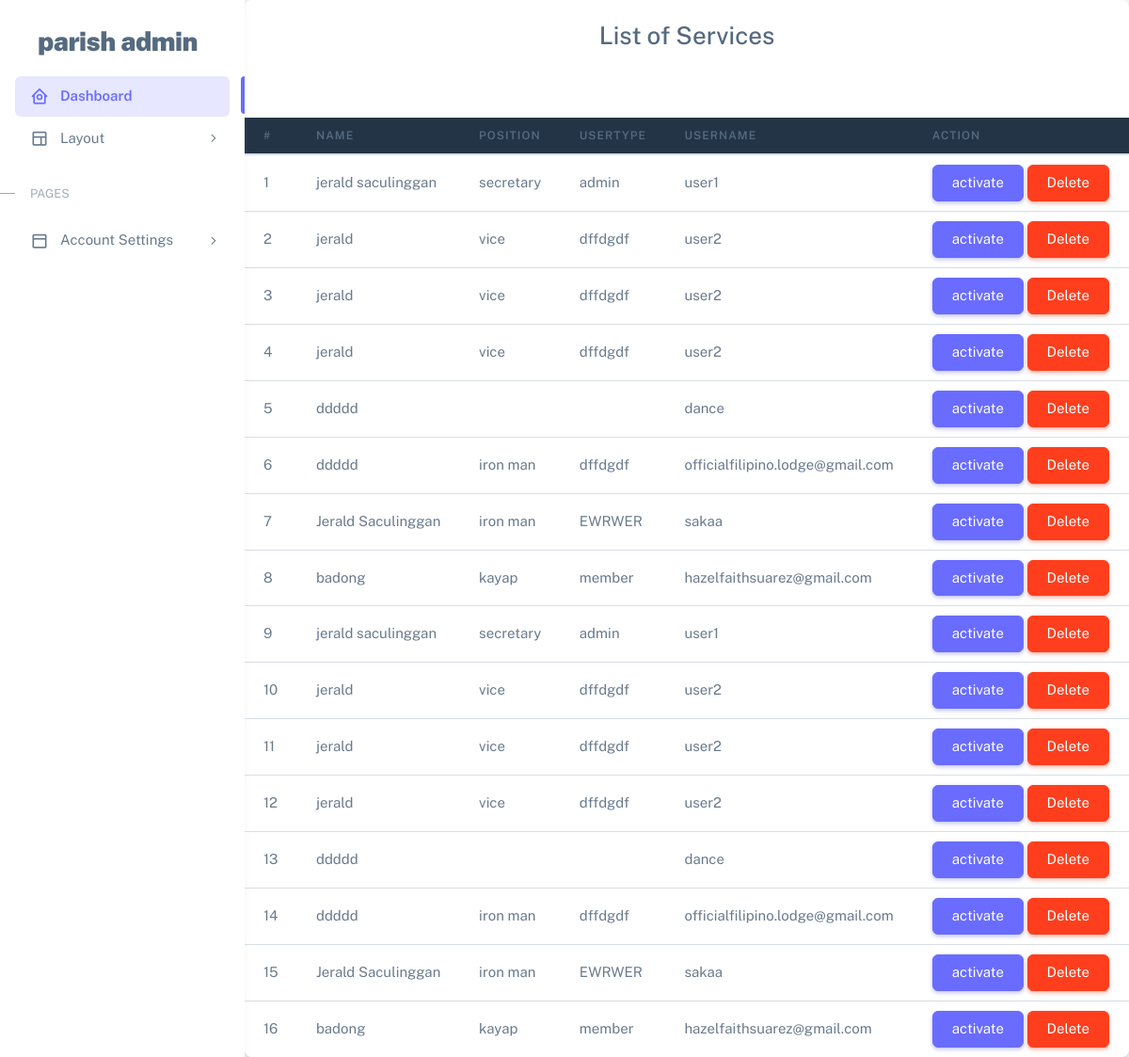
Screenshot of /html/accountlist.php with the database file from the repository.
### tables this page shows
CREATE TABLE `account` (
  `id` int(11) NOT NULL,
  `name` text DEFAULT NULL,
  `position` text DEFAULT NULL,
  `usertype` text DEFAULT NULL,
  `username` varchar(50) DEFAULT NULL,
  `password` varchar(50) DEFAULT NULL,
  `status` int(11) DEFAULT 1
);

### html/accountlist.php (the view, shortened to what this page needs)
<!DOCTYPE html>
<html
  lang="en"
  class="light-style layout-menu-fixed"
  dir="ltr"
  data-theme="theme-default"
  data-assets-path="../assets/"
  data-template="vertical-menu-template-free"
>
  <head>
    <link rel="stylesheet" href="../assets/vendor/fonts/boxicons.css" />
    <link rel="stylesheet" href="../assets/vendor/css/core.css" class="template-customizer-core-css" />
    <link rel="stylesheet" href="../assets/vendor/css/theme-default.css" class="template-customizer-theme-css" />
    <link rel="stylesheet" href="../assets/css/demo.css" />
    <link rel="stylesheet" href="../assets/vendor/libs/perfect-scrollbar/perfect-scrollbar.css" />
  </head>
  <body>
    <div class="layout-wrapper layout-content-navbar">
      <div class="layout-container">
        <aside id="layout-menu" class="layout-menu menu-vertical menu bg-menu-theme">
          <div class="app-brand demo">
            <a href="index.html" class="app-brand-link">
              <span class="app-brand-text demo menu-text fw-bolder ms-2">Parish Admin</span>
            </a>
          </div>
          <ul class="menu-inner py-1">
            <li class="menu-item active">
              <a href="index.html" class="menu-link">
                <i class="menu-icon tf-icons bx bx-home-circle"></i>
                <div data-i18n="Analytics">Dashboard</div>
              </a>
            </li>
            <li class="menu-item">
              <a href="javascript:void(0);" class="menu-link menu-toggle">
                <i class="menu-icon tf-icons bx bx-layout"></i>
                <div data-i18n="layout">Layout</div>
              </a>
            </li>
            <li class="menu-header small text-uppercase">
              <span class="menu-header-text">Pages</span>
            </li>
            <li class="menu-item">
              <a href="javascript:void(0);" class="menu-link menu-toggle">
                <i class="menu-icon tf-icons bx bx-dock-top"></i>
                <div data-i18n="Account Settings">Account Settings</div>
              </a>
            </li>
          </ul>
        </aside>
        <div class="layout-page">
          <div class="content-wrapper">
 <div class="card">
<h3 class="card-header text-center">List of Services</h3>
<div class="card-header">
</div>
<div class="card">
  <div class="table-responsive text-nowrap">
    <table class="table">
      <thead class="table-dark">
      <tr>
                       <th>#</th>
                       <th>name</th>
                       <th>position</th>
                       <th>usertype</th>
                       <th>username</th>
                       <th>Action</th>
                     </tr>
                   </thead>
                   <tbody class="table-border-bottom-0">
                   <?php
                require_once "config.php";
                $result = mysqli_query($conn,"SELECT * FROM account ");
                if (mysqli_num_rows($result) > 0) {
            ?>
               <?php
                         $i=0;
                         while($row = mysqli_fetch_array($result)) {
                     ?>
                   <tr>
                   <td><?php echo $i+1; ?></td>
                    <td><?php echo $row["name"];?> </td>
                    <td><?php echo $row["position"]; ?></td>
                    <td><?php echo $row["usertype"]; ?></td>
                    <td><?php echo $row["username"]; ?></td>
                    <td>
                    <a href="activeacc.php?id=<?php echo $row["id"];?>&&stat=<?php echo $row["status"];?>" title='diactivate'><span  class="btn btn-primary"><?php if($row['status']==1){echo "activate";} else { echo "diactivate";} ?></span></a>
                    <a href="deleteacc.php?id=<?php echo $row["id"];?>" onclick="return confirm('Are you sure to delete?')" ><button type="button" name="delete" class="btn btn-danger deletebtn">Delete</button></td>
                   </tr>
<?php
               $i=$i+1;
           }
           }
           else{
           echo "No result found";
           }
?>
                   </tbody>
                 </table>
               </div>
             </div>
            </div>
          </div>
        </div>
      </div>
    </div>
  </body>
</html>

### assets/css/demo.css (style rules this page uses)
.menu .app-brand.demo { height: 64px; margin-top: 12px; }
.app-brand-text.demo { font-size: 1.75rem; letter-spacing: -0.5px; text-transform: lowercase; }

### rows the page displays
account: name "jerald saculinggan", position "secretary", usertype "admin", username "user1", status "activate"
account: name "jerald", position "vice", usertype "dffdgdf", username "user2", status "activate"
account: name "jerald", position "vice", usertype "dffdgdf", username "user2", status "activate"
account: name "jerald", position "vice", usertype "dffdgdf", username "user2", status "activate"
account: name "ddddd", username "dance", status "activate"
account: name "ddddd", position "iron man", usertype "dffdgdf", username "officialfilipino.lodge@gmail.com", status "activate"
account: name "Jerald Saculinggan", position "iron man", usertype "EWRWER", username "sakaa", status "activate"
account: name "badong", position "kayap", usertype "member", username "hazelfaithsuarez@gmail.com", status "activate"
account: name "jerald saculinggan", position "secretary", usertype "admin", username "user1", status "activate"
account: name "jerald", position "vice", usertype "dffdgdf", username "user2", status "activate"
account: name "jerald", position "vice", usertype "dffdgdf", username "user2", status "activate"
account: name "jerald", position "vice", usertype "dffdgdf", username "user2", status "activate"
account: name "ddddd", username "dance", status "activate"
account: name "ddddd", position "iron man", usertype "dffdgdf", username "officialfilipino.lodge@gmail.com", status "activate"
account: name "Jerald Saculinggan", position "iron man", usertype "EWRWER", username "sakaa", status "activate"
account: name "badong", position "kayap", usertype "member", username "hazelfaithsuarez@gmail.com", status "activate"
